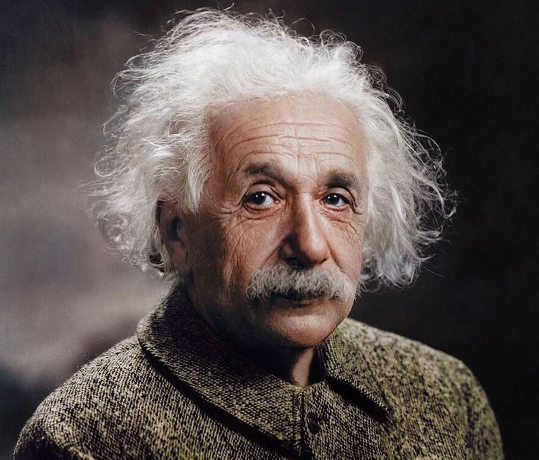
#> input picture OpenCV Uygulamalar/albert-einstein.jpg, 1077 x 919 px, found by its file name (shown at 1/2 size)
$ python YuzTanima.py
#> lines starting #> are read from the running program, lines starting #| are printed output that depends on the picture; after the words box and inside, x2 and y2 are one past the last pixel; in counts of white or black regions, pixels touching at a corner belong together
import cv2
import matplotlib.pyplot as plt

# Yüz algılama için Haar Cascade yükleme
face_cascade = cv2.CascadeClassifier(r"C:\Users\MUSA\Desktop\OpenCV Uygulamalar\UdemyNesneTespiti\haarcascade_frontalface_default.xml")

# ---- Einstein Görüntüsü ----
einstein = cv2.imread(r"C:\Users\MUSA\Desktop\OpenCV Uygulamalar\UdemyNesneTespiti\albert-einstein.jpg")
#> einstein is the input picture: shape (919, 1077, 3); mean B, G, R 77.6, 80.7, 90.9
gray_einstein = cv2.cvtColor(einstein, cv2.COLOR_BGR2GRAY)
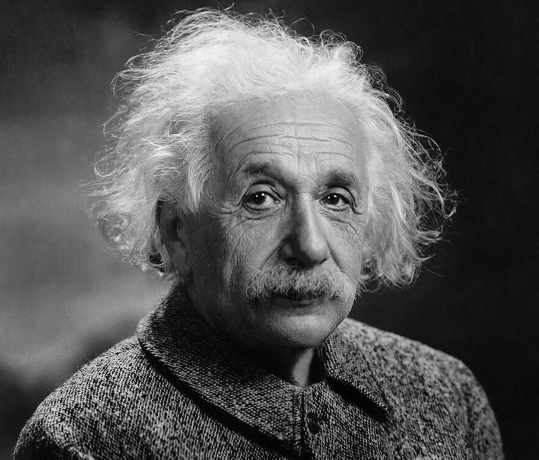
#> gray_einstein: shape (919, 1077) (shown at 1/2 size); min 0, max 255, mean 83.4

# Yüz tespiti
face_rect = face_cascade.detectMultiScale(gray_einstein, scaleFactor=1.1, minNeighbors=5)
#> face_rect = [[385, 212, 457, 457]]

# Tespit edilen yüzleri dikdörtgen içine alma
for (x, y, w, h) in face_rect:
    cv2.rectangle(einstein, (x, y), (x + w, y + h), (255, 255, 255), 7)
#> this loop made 1 pass
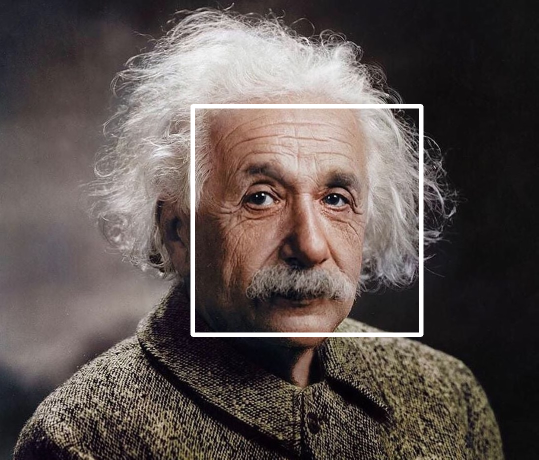
#> einstein: shape (919, 1077, 3) (shown at 1/2 size); 1.66% of pixels changed, all inside (x1, y1, x2, y2) = (381, 208, 847, 674)

# Sonucu gösterme
plt.figure()
plt.imshow(cv2.cvtColor(einstein, cv2.COLOR_BGR2RGB))
plt.axis("off")

# ---- Milli Takım Görüntüsü ----
milli_takim = cv2.imread(r"C:\Users\MUSA\Desktop\OpenCV Uygulamalar\UdemyNesneTespiti\MilliTakim.jpg")
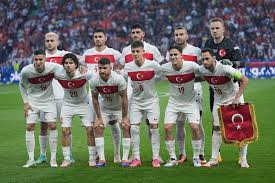
#> input picture OpenCV Uygulamalar/MilliTakim.jpg, 275 x 183 px, found by its file name
#> milli_takim is the input picture: shape (183, 275, 3); mean B, G, R 98.2, 112.5, 108.6

# Görüntüyü yeniden boyutlandır (Gerekirse)
milli_takim_resized = cv2.resize(milli_takim, (800, 600))
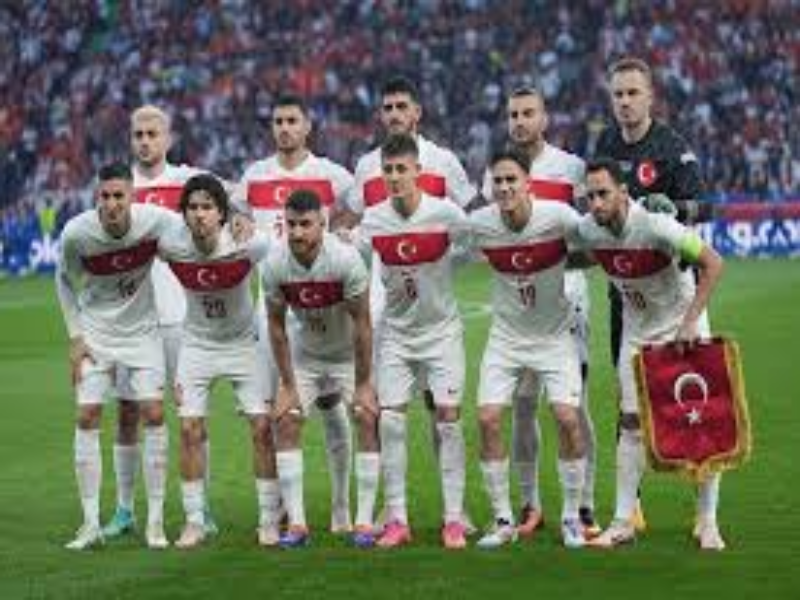
#> milli_takim_resized: shape (600, 800, 3); mean B, G, R 98.1, 112.4, 108.5

# Griye çevir
gray_milli_takim = cv2.cvtColor(milli_takim_resized, cv2.COLOR_BGR2GRAY)
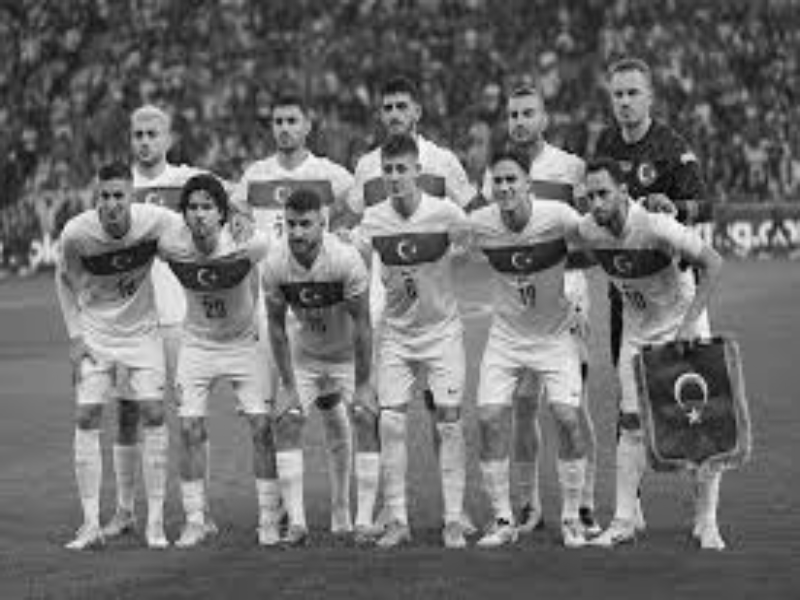
#> gray_milli_takim: shape (600, 800); min 2, max 251, mean 109.6

# Yüz tespiti
face_rect = face_cascade.detectMultiScale(gray_milli_takim, scaleFactor=1.1, minNeighbors=5)
#> face_rect = [[611, 460, 32, 32], [262, 104, 46, 46], [178, 191, 43, 43], [370, 88, 50, 50], [481, 162, 48, 48], [278, 207, 47, 47], [495, 94, 53, 53], [121, 116, 49, 49], [372, 152, 48, 48], [89, 178, 48, 48], [599, 72, 55, 55]]

# Tespit edilen yüzleri dikdörtgen içine alma
for (x, y, w, h) in face_rect:
    cv2.rectangle(milli_takim_resized, (x, y), (x + w, y + h), (255, 255, 255), 7)
#> this loop made 11 passes
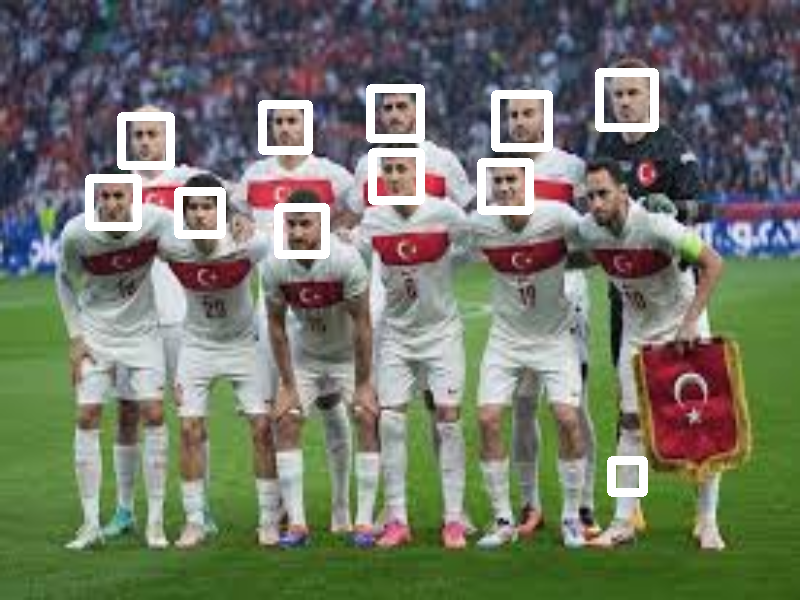
#> milli_takim_resized: shape (600, 800, 3); 3.82% of pixels changed, all inside (x1, y1, x2, y2) = (85, 68, 659, 497)

# Sonucu gösterme
plt.figure()
plt.imshow(cv2.cvtColor(milli_takim_resized, cv2.COLOR_BGR2RGB))
plt.axis("off")

plt.show()
